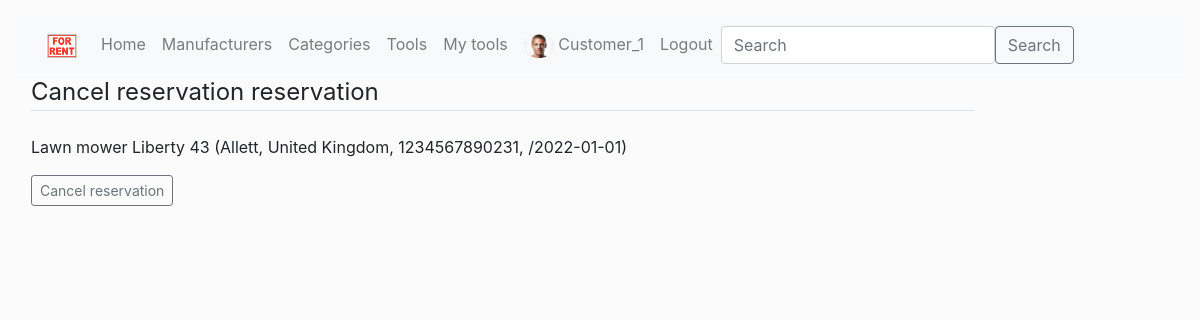
/toolcopy/15e5c2f3f7a143d38a3c4eacdce2cd65/cancel_reserve (signed in), run on the app's committed database.
### IFSP_app/models.py (models this page shows, shortened)
class User(AbstractUser):
    image = models.ImageField(null=True, blank=True)

class ToolCopy(models.Model):
    id = models.UUIDField(primary_key=True, default=uuid.uuid4, help_text='Unique ID for tool copy')
    tool = models.ForeignKey('Tool', on_delete=models.CASCADE, null=True)
    due_back = models.DateField('Due back', null=True, blank=True)
    LOAN_STATUS = (
        ('a', 'Available'),
        ('b', 'Borrowed'),
        ('r', 'Reserved'),
    )
    status = models.CharField(max_length=1, choices=LOAN_STATUS, blank=True, default='a', help_text='Status')
    price = models.FloatField()
    customer = models.ForeignKey(User, on_delete=models.SET_NULL, null=True, blank=True)

class Tool(models.Model):
    title = models.CharField('Title', max_length=200)
    manufacturer = models.ForeignKey('Manufacturer', on_delete=models.SET_NULL, null=True, related_name='tools')
    date_production = models.DateField('Production date', null=True, blank=True)
    category = models.ManyToManyField('Category', help_text='Choose category')
    ean_code = models.CharField('EAN', max_length=13, help_text='13 symbols')
    image = models.ImageField('Image', upload_to='images', null=True, blank=True)
    def __str__(self):
        return f'{self.title} ({self.manufacturer.name}, {self.manufacturer.country_origin}, {self.ean_code}, /' \
               f'{self.date_production})'
    def display_category(self):
        return ', '.join(category.name for category in self.category.all()[:3])
    display_category.short_description = 'Category'

class Manufacturer(models.Model):
    name = models.CharField('Manufacturer name', max_length=200)
    country_origin = models.CharField('Manufacturer country of origin', max_length=200)
    description = models.CharField('Manufacturer description', max_length=500)

### IFSP_app/views.py (the view, shortened to what this page needs)
# urls.py: path('toolcopy/<str:pk>/cancel_reserve', views.ToolCopyUpdateView_cancel_reserve.as_view(), name='toolcopy-update-cancel-reserve'),
class ToolCopyUpdateView_cancel_reserve(LoginRequiredMixin, UpdateView):
    model = ToolCopy
    fields = []
    success_url = "/mytools/"
    template_name = 'toolcopy_update_cancel_reserve_form.html'

### templates/toolcopy_update_cancel_reserve_form.html (shortened to what this page needs)
{% extends "base.html" %}
{% block content %}
    <div class="content-section">
    <form method="POST" action="" enctype="multipart/form-data">
        <fieldset class="form-group">
            <legend class="border-bottom mb-4">Cancel reservation reservation</legend>
            {{ toolcopy.tool }}
        </fieldset>
        <div class="form-group">
            <button class="btn btn-outline-secondary btn-sm" type="submit">Cancel reservation</button>
        </div>
    </form>
    </div>
{% endblock content %}

### templates/base.html (shortened to what this page needs)
<!DOCTYPE html>
<html lang="en">
<head>
  <link rel="stylesheet" href="https://stackpath.bootstrapcdn.com/bootstrap/4.1.3/css/bootstrap.min.css">
  {% load static %}
  <link rel="stylesheet" href="{% static '/css/styles.css' %}">
</head>
<body>
    {% block navbar %}
    <nav class="navbar navbar-expand-lg navbar-light bg-light">
      <div class="container-fluid">
        <a class="navbar-brand" href="{% url 'home' %}">
            <img src="{% static '/img/for_rent.png' %}" alt="" width="30" height="24">
        </a>
        <div class="collapse navbar-collapse" id="navbarSupportedContent">
          <ul class="navbar-nav me-auto mb-2 mb-lg-0">
            <li class="nav-item">
              <a class="nav-link" aria-current="page" href="{% url 'home' %}">Home</a>
            </li>
            <li class="nav-item">
              <a class="nav-link" aria-current="page" href="{% url 'manufacturers' %}">Manufacturers</a>
            </li>
            <li class="nav-item">
              <a class="nav-link" aria-current="page" href="{% url 'categories' %}">Categories</a>
            </li>
            <li class="nav-item">
              <a class="nav-link" aria-current="page" href="{% url 'tools' %}">Tools</a>
            </li>
            {% if user.is_authenticated %}
            {% if user.is_superuser %}
            <li class="nav-item"><a class="nav-link" href="{% url 'user-tools' %}">All tool copies</a></li>
            <li class="nav-item"><a class="nav-link" href="{% url 'toolcopy-create'%}">New tool copy</a></li>
            {% else %}
            <li class="nav-item"><a class="nav-link" href="{% url 'user-tools' %}">My tools</a></li>
            {% endif %}
            {% if user.image %}
            <li class="nav-item"><a class="nav-link" href="{% url 'user_profile'%}">
              <img class="rounded-circle account-img" src="{{ user.image.url }}" alt="" width="30" height="24">
              {{ user.get_username }}</a>
            </li>
            {% endif %}
            <li class="nav-item"><a class="nav-link" href="{% url 'logout'%}">Logout</a></li>
            {% else %}
            <li class="nav-item"><a class="nav-link" href="{% url 'login'%}">Log in</a></li>
            <li class="nav-item"><a class="nav-link" href="{% url 'sign_up'%}">Sign up</a></li>
            {% endif %}
          </ul>
          <form action="{% url 'search' %}" method="get" class="d-flex">
            <input name="query" class="form-control me-2" type="search" placeholder="Search" aria-label="Search">
            <button class="btn btn-outline-secondary" type="submit">Search</button>
          </form>
        </div>
      </div>
    </nav>
    {% endblock %}
    <div class="col-sm-10 ">
        {% block content %}
        {% endblock %}
    </div>
</body>
</html>

### static/css/styles.css (style rules this page uses)
body { background-color: #fbfbfb; padding: 1rem; }

### data on the page
User: image (picture), get_username "Customer_1"
ToolCopy: tool "Lawn mower Liberty 43 (Allett, United Kingdom, 1234567890231, /2022-01-01)"
